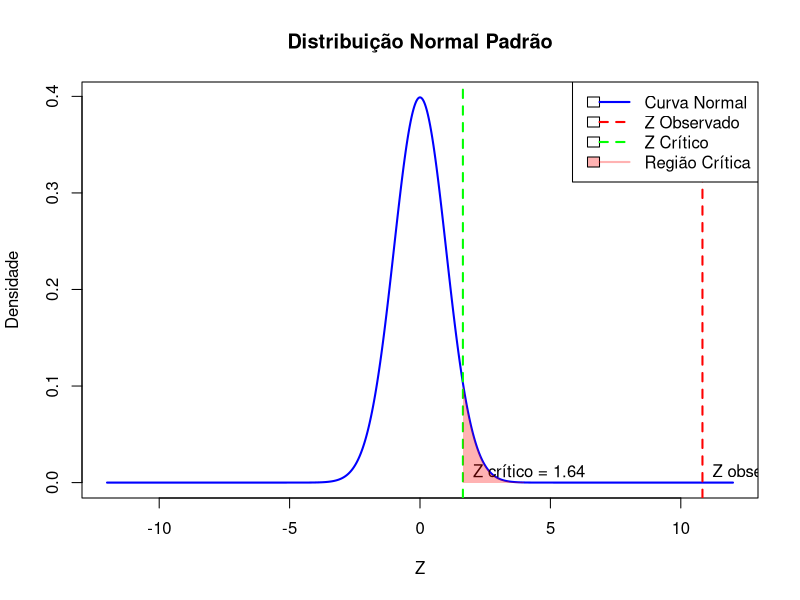

Write the R code that produced this figure.
dados <- read.csv("operacoes.csv")

# ------ Teste de hipótese 2 -------
# H0: proporção de operações com prisão em flagrante é maior ou igual a 30% (p ≥ 0.3)
flagrante <- dados$Qtd.Prisao.em.Flagrante
flagrante_nl <- flagrante[flagrante > 0]
n = length(flagrante)
nl = length(flagrante_nl)
p = nl/n
p0 <- 0.2
z <- (p - p0)/sqrt((p0*(1-p0))/n)
print(paste("Z = ", z))
p_value <- 1 - pnorm(z)
print(paste("valor-p = ", p_value))

# GRAFICO
# Definir os parâmetros
alpha <- 0.05           # Nível de significância
Z_critico <- qnorm(1-alpha) 
Z_observado <- z      # Z calculado

# Criar o intervalo de valores para plotar a curva
x <- seq(-12, 12, length.out = 1000)
y <- dnorm(x)

# Plotar a curva normal
plot(x, y, type = "l", lwd = 2, col = "blue", main = "Distribuição Normal Padrão", 
     xlab = "Z", ylab = "Densidade")

# Adicionar o valor Z calculado à curva
abline(v = Z_observado, col = "red", lwd = 2, lty = 2)  # Linha vertical para o Z observado
text(Z_observado, 0.01, paste("Z observado =", Z_observado), pos = 4)

# Adicionar o Z crítico à curva
abline(v = Z_critico, col = "green", lwd = 2, lty = 2)  # Linha vertical para o Z crítico
text(Z_critico, 0.01, paste("Z crítico =", round(Z_critico, 2)), pos = 4)

# Pintar a região crítica (para Z > Z crítico, por exemplo)
x_critico <- seq(Z_critico, 4, length.out = 500)
y_critico <- dnorm(x_critico)
polygon(c(Z_critico, x_critico, 4), c(0, y_critico, 0), col = rgb(1, 0, 0, 0.3), border = NA)

# Adicionar título
legend("topright", legend = c("Curva Normal", "Z Observado", "Z Crítico", "Região Crítica"),
       col = c("blue", "red", "green", rgb(1, 0, 0, 0.3)), lwd = 2, lty = c(1, 2, 2, 1), fill = c(NA, NA, NA, rgb(1, 0, 0, 0.3)))
